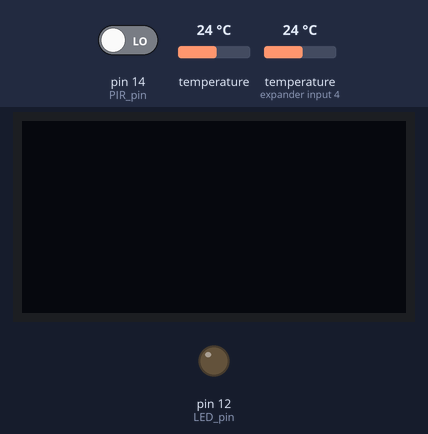
The sketch below on a simulated Arduino Uno, built with avr-gcc and run on an emulated ATmega328P. Shown: 128×64 one-colour display, output pins drawn as LEDs (lit = HIGH). Inputs (shaded band) come from the test bench; at power-on: pin 14 (PIR_pin) LOW, temperature 24 °C, temperature (sensor on expander input 4) 24 °C. The display library's start-up logo is not drawn; what the sketch prints to the serial monitor is not drawn.

Above: at 1.2 s.
1.3 s: pin 14 (PIR_pin) driven HIGH
At 2.1 s:
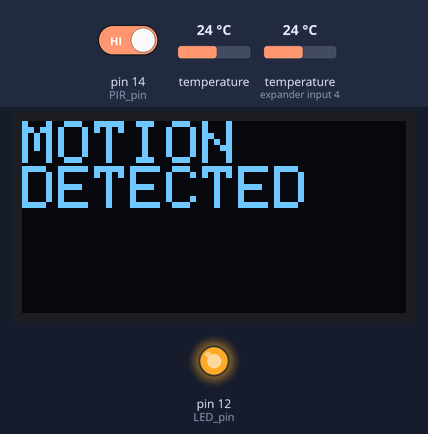
3.9 s: temperature (sensor 0) set to 12 °C
At 11.3 s:
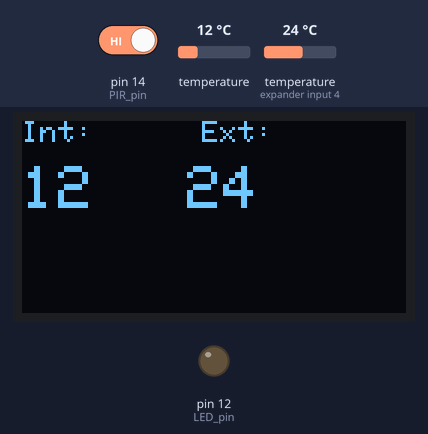
16.1 s: temperature (sensor on expander input 4) set to 12 °C
At 22.4 s:
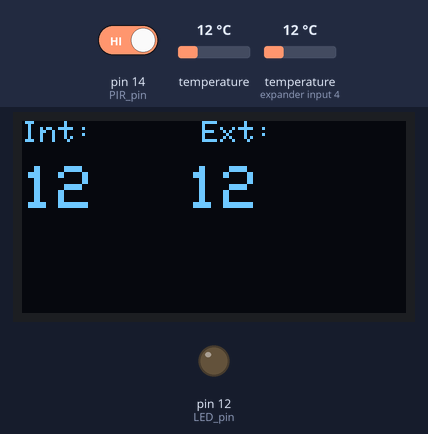
24.2 s: temperature (sensor 0) set to 19 °C
At 33.5 s:
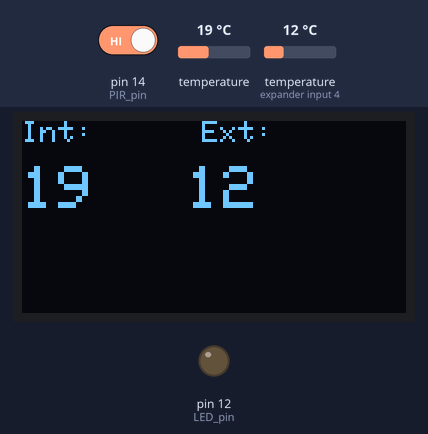
34.1 s: pin 14 (PIR_pin) driven LOW
At 44.5 s:
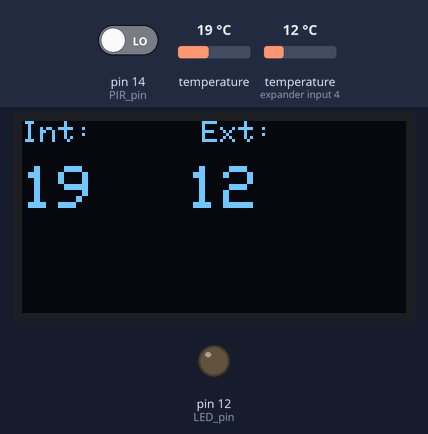
44.8 s: temperature (sensor on expander input 4) set to 19 °C
At 55.4 s:
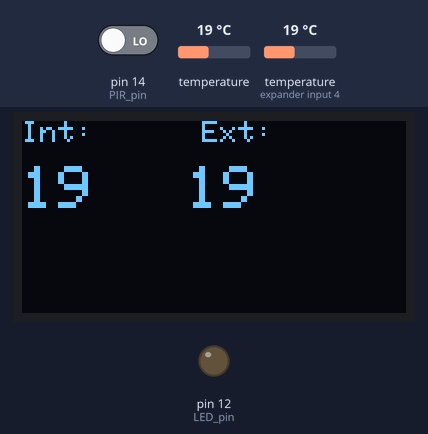
Timing chart, 0 to 56.6 s (numbered marks = the images above; inputs shaded):
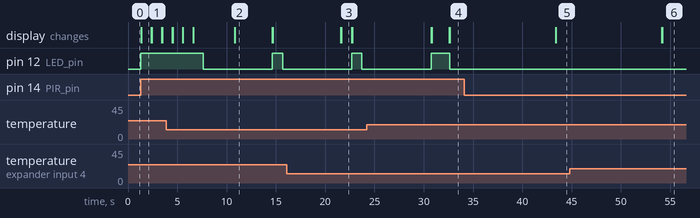

Measured:
- after the input at 1.3 s, pin 12 (LED_pin): LOW → HIGH at once; the display: changes after 0.05 s (image 1)
- after the input at 34.1 s, pin 12 (LED_pin): stays LOW (without the input it goes to HIGH after 4.7 s)
- after the input at 44.8 s, the display: first differs from a run without the input after 9.4 s (image 6)
- what the display in image 1 shows lasts 1.0 s, from 1.4 s to 2.4 s
- what the display in image 2 shows lasts 3.9 s, from 10.8 s to 14.7 s
- what the display in image 3 shows lasts 1.1 s, from 21.6 s to 22.7 s

The sketch:

PCB_node.ino
```cpp
#include <OneWire.h>
#include <DallasTemperature.h>
#include <SPI.h>
#include <Wire.h>
#include <Adafruit_GFX.h>
#include <Adafruit_SSD1306.h>

#define SCREEN_WIDTH 128 // OLED display width, in pixels
#define SCREEN_HEIGHT 32 // OLED display height, in pixels
#define OLED_RESET -1  // GPIO0
Adafruit_SSD1306 OLED(OLED_RESET);

// WIRE TMP to pin D5 (GPIO14)
#define ONE_WIRE_BUS 0
OneWire oneWire(ONE_WIRE_BUS);
DallasTemperature sensors(&oneWire);

int tmp1 = 0;
int tmp2 = 0;
int pir_status = 0;
int pir_silence = 0;

unsigned long time_now = 0;

void setup() {
Serial.begin(115200);
  pinMode(12,OUTPUT); //LED pin
  pinMode(14,INPUT); //PIR pin
  sensors.begin();
  OLED.begin();
  OLED.display();

  //oled hello
  OLED.clearDisplay(); // Clear the display buffer
  OLED.display();
  OLED.setTextSize(2);
  OLED.setTextColor(WHITE);
  OLED.setCursor(0,0);
  OLED.println("WELCOME");

}
void loop() {
pir_status = digitalRead(14);
Serial.println(pir_status);
if(pir_status == 1 && pir_silence < millis()-7000){
  digitalWrite(12,HIGH);
  OLED.clearDisplay(); // Clear the display buffer
  OLED.display();
  OLED.setRotation(2);
  OLED.setTextSize(2);
  OLED.setCursor(0,0);
  OLED.print("MOTION");
  OLED.setCursor(0,15);
  OLED.print("DETECTED");
  OLED.display();
  delay(1000);
  pir_silence = millis();
}
else{  digitalWrite(12,LOW);
}

if(millis() > time_now + 10000){
  //get tmp
  sensors.requestTemperatures(); // Send the command to get tmperature readings
  tmp1 = sensors.getTempCByIndex(0);
  tmp2 = sensors.getTempCByIndex(1);
  time_now = millis();

  //display data
  OLED.clearDisplay(); // Clear the display buffer
  OLED.display();
  OLED.setRotation(2);
  OLED.setTextSize(1);
  OLED.setCursor(0,0);
  OLED.print("Int:      Ext:");
  OLED.setTextSize(2);
  OLED.setCursor(0,15);
  OLED.print(tmp1);
  OLED.setCursor(55,15);
  OLED.print(tmp2);
  OLED.display(); //output 'display buffer' to screen
  }

}
```
